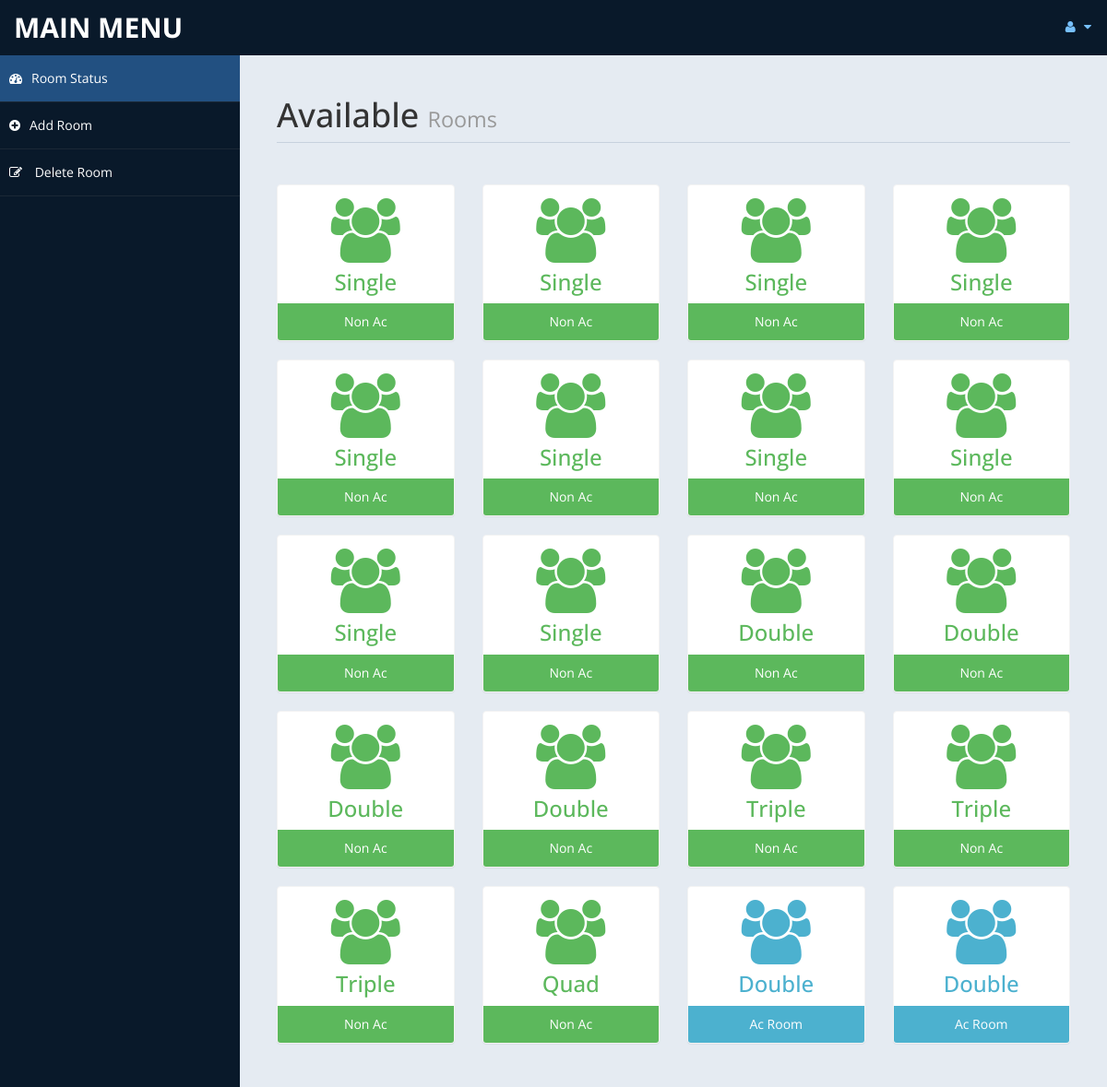
Screenshot of /admin/settings.php (signed in) with the database file from the repository.
### tables this page shows
CREATE TABLE `room` (
  `id` int(2) NOT NULL,
  `roomid` varchar(10) NOT NULL,
  `type` varchar(15) DEFAULT NULL,
  `bedding` varchar(10) DEFAULT NULL,
  `place` varchar(10) DEFAULT NULL,
  `cusid` int(11) DEFAULT NULL
);

### admin/settings.php (the view, shortened to what this page needs)
<!DOCTYPE html>
<html xmlns="http://www.w3.org/1999/xhtml">
<head>
    <link href="assets/css/bootstrap.css" rel="stylesheet" />
    <link href="assets/css/font-awesome.css" rel="stylesheet" />
    <link href="assets/css/custom-styles.css" rel="stylesheet" />
</head>
<body>
    <div id="wrapper">
        <nav class="navbar navbar-default top-navbar" role="navigation">
            <div class="navbar-header">
                <a class="navbar-brand" href="home.php">MAIN MENU </a>
            </div>
            <ul class="nav navbar-top-links navbar-right">
                <li class="dropdown">
                    <a class="dropdown-toggle" data-toggle="dropdown" href="#" aria-expanded="false">
                        <i class="fa fa-user fa-fw"></i> <i class="fa fa-caret-down"></i>
                    </a>
                </li>
            </ul>
        </nav>
        <nav class="navbar-default navbar-side" role="navigation">
            <div class="sidebar-collapse">
                <ul class="nav" id="main-menu">
                    <li>
                        <a class="active-menu" href="settings.php"><i class="fa fa-dashboard"></i>Room Status</a>
                    </li>
					<li>
                        <a  href="room.php"><i class="fa fa-plus-circle"></i>Add Room</a>
                    </li>
                    <li>
                        <a   href="roomdel.php"><i class="fa fa-pencil-square-o"></i> Delete Room</a>
                    </li>
            </div>
        </nav>
        <div id="page-wrapper" >
            <div id="page-inner">
			 <div class="row">
                    <div class="col-md-12">
                        <h1 class="page-header">
                           Available <small> Rooms</small>
                        </h1>
                    </div>
                </div>
            <?php
						include ('db.php');
						$sql = "select * from room";
						$re = mysqli_query($con,$sql)
				?>
                <div class="row">
				<?php
										while($row= mysqli_fetch_array($re))
										{
												$id = $row['type'];
											if($id == "Ac Room")
											{
												echo"<div class='col-md-3 col-sm-12 col-xs-12'>
													<div class='panel panel-primary text-center no-boder bg-color-blue'>
														<div class='panel-body'>
															<i class='fa fa-users fa-5x'></i>
															<h3>".$row['bedding']."</h3>
														</div>
														<div class='panel-footer back-footer-blue'>
															".$row['type']."
														</div>
													</div>
												</div>";
											}
											else if ($id == "Non Ac")
											{
												echo"<div class='col-md-3 col-sm-12 col-xs-12'>
													<div class='panel panel-primary text-center no-boder bg-color-green'>
														<div class='panel-body'>
															<i class='fa fa-users fa-5x'></i>
															<h3>".$row['bedding']."</h3>
														</div>
														<div class='panel-footer back-footer-green'>
															".$row['type']."
														</div>
													</div>
												</div>";
											}
                                        }
									?>
                </div>
            </div>
        </div>
</body>
</html>

### admin/assets/css/custom-styles.css (style rules this page uses)
body { font-family: "Open Sans", sans-serif; }
#wrapper { height: 100%; width: 100%; background: #09192a; }
#page-wrapper { padding: 15px 15px; min-height: 600px; background: #e5ebf2; }
#page-inner { width: 100%; margin: 10px 20px 10px 0px; background-color: transparent; padding: 10px; min-height: 1400px; }
.text-center { text-align: center; }
.no-boder { border: 1px solid #f3f3f3; }
h1, .h1, h2, .h2, h3, .h3 { margin-top: 7px; margin-bottom: -5px; }
.page-header { padding-bottom: 9px; margin: 10px 0 45px; border-bottom: 1px solid #c7d1dd; }
.bg-color-green { background-color: #fff; color: #5cb85c; }
.bg-color-blue { background-color: #fff; color: #4cb1cf; }
.back-footer-green { background-color: #5cb85c; color: #fff; border-top: 0px solid #fff; }
.back-footer-blue { background-color: #4cb1cf; color: #fff; border-top: 0px solid #fff; }
.top-navbar { margin: 0px; }
.top-navbar .navbar-brand { color: #fff; width: 260px; text-align: left; height: 60px; font-size: 30px; font-weight: 700; text-transform: uppercase; line-height: 30px; }
.top-navbar .nav > li { position: relative; display: inline-block; }
.top-navbar .nav > li > a { position: relative; display: block; padding: 19px 15px; color: #77c0fd; }
.active-menu { background-color: #225081 !important; }
.sidebar-collapse, .sidebar-collapse .nav { background: none; }
.sidebar-collapse .nav { padding: 0; }
.sidebar-collapse .nav > li > a { color: #fff; background: transparent; text-shadow: none; }
.sidebar-collapse > .nav > li > a { padding: 15px 10px; }
.sidebar-collapse > .nav > li { border-bottom: 1px solid rgba(107, 108, 109, 0.19); }
.navbar-side { border: none; background-color: transparent; }
.top-navbar { background: #09192a; border-bottom: none; }
.top-navbar .nav > li > a > i { margin-right: 2px; }
.navbar-default { border: 0px solid black; }
.navbar-header { background: #09192a; }
.nav > li > a > i { margin-right: 10px; }
@media (min-width: 768px) { #page-wrapper { margin: 0 0 0 260px; padding: 15px 30px; min-height: 1200px; } }
@media (min-width: 768px) { .navbar-side { z-index: 1; position: absolute; width: 260px; } }
@media (min-width: 768px) { .navbar { border-radius: 0px; } }

### rows the page displays
room: bedding "Single", type "Non Ac"
room: bedding "Single", type "Non Ac"
room: bedding "Single", type "Non Ac"
room: bedding "Single", type "Non Ac"
room: bedding "Single", type "Non Ac"
room: bedding "Single", type "Non Ac"
room: bedding "Single", type "Non Ac"
room: bedding "Single", type "Non Ac"
room: bedding "Single", type "Non Ac"
room: bedding "Single", type "Non Ac"
room: bedding "Double", type "Non Ac"
room: bedding "Double", type "Non Ac"
room: bedding "Double", type "Non Ac"
room: bedding "Double", type "Non Ac"
room: bedding "Triple", type "Non Ac"
room: bedding "Triple", type "Non Ac"
room: bedding "Triple", type "Non Ac"
room: bedding "Quad", type "Non Ac"
room: bedding "Double", type "Ac Room"
room: bedding "Double", type "Ac Room"
